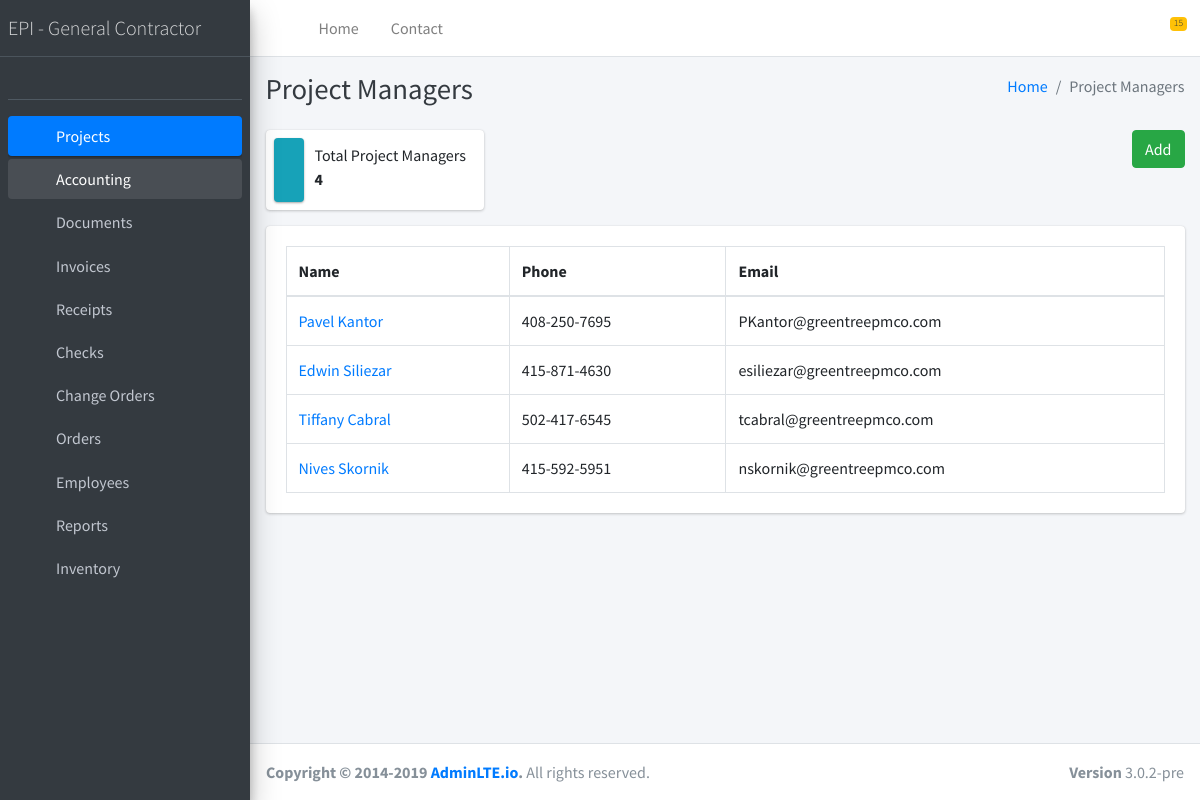
Page /project_managers/ on the committed database.
### project_managers/models.py (models this page shows, shortened)
class Project_manager(models.Model):
    name = models.CharField(max_length=255)
    phone = models.CharField(max_length=255, blank=True)
    email = models.EmailField(blank=True)
    created_at = models.DateTimeField(auto_now=True)
    updated_at = models.DateTimeField(auto_now_add=True)
    class Meta:
        verbose_name = 'Resident Manager'
        verbose_name_plural = 'Resident Managers'

### project_managers/views.py (the view)
def index(request, template_name='project_managers/index.html'):
    list = Project_manager.objects.filter()
    data = {}
    data['list'] = list
    return render(request, template_name, data)

### templates/project_managers/index.html (shortened to what this page needs)
{% extends 'base.html' %}
{% load static %}
{% block content %}
  <div class="content-wrapper">
    <div class="content-header">
      <div class="container-fluid">
        <div class="row mb-2">
          <div class="col-sm-6">
            <h1 class="m-0 text-dark">Project Managers</h1>
          </div>
          <div class="col-sm-6">
            <ol class="breadcrumb float-sm-right">
              <li class="breadcrumb-item"><a href="#">Home</a></li>
              <li class="breadcrumb-item active">Project Managers</li>
            </ol>
          </div>
        </div>
      </div>
    </div>
    <section class="content">
      <div class="container-fluid">
        <div class="row">
          <div class="col-12 col-sm-6 col-md-3">
            <div class="info-box">
              <span class="info-box-icon bg-info elevation-1"><i class="far fa-money-bill-alt"></i></span>
              <div class="info-box-content">
                <span class="info-box-text">Total Project Managers</span>
                <span class="info-box-number">
                    {{ list.count }}
                </span>
              </div>
            </div>
          </div>
            <div class="col-12 col-sm-6 col-md-3 offset-md-6 text-right">
                <a href="{% url 'project_manager_create' %}" class="btn btn-success">Add</a>
            </div>
        </div>
          <div class="row">
          <div class="col-12">
          <div class="card">
              <div class="card-body">
                <table id="inspection_table" class="table table-bordered table-condensed">
                  <thead>
                    <tr>
                        <th>Name</th>
                        <th>Phone</th>
                        <th>Email</th>
                    </tr>
                  </thead>
                  <tbody>
                    {% for item in list %}
                    <tr>
                        <td><a href="{% url 'resident_manager_read' item.id %}">{{ item.name }}</a></td>
                        <td>{{ item.phone }}</td>
                        <td>{{ item.email }}</td>
                    </tr>
                  {% endfor %}
                  </tbody>
                </table>
              </div>
            </div>
          </div>
        </div>
      </div>
    </section>
  </div>
{% endblock content %}

### rows in the picture
Project_manager: name "Pavel Kantor", phone "408-250-7695", email "PKantor@greentreepmco.com"
Project_manager: name "Edwin Siliezar", phone "415-871-4630", email "esiliezar@greentreepmco.com"
Project_manager: name "Tiffany Cabral", phone "502-417-6545", email "tcabral@greentreepmco.com"
Project_manager: name "Nives Skornik", phone "415-592-5951", email "nskornik@greentreepmco.com"

### other values in the picture
{{ list.count }} "4"
